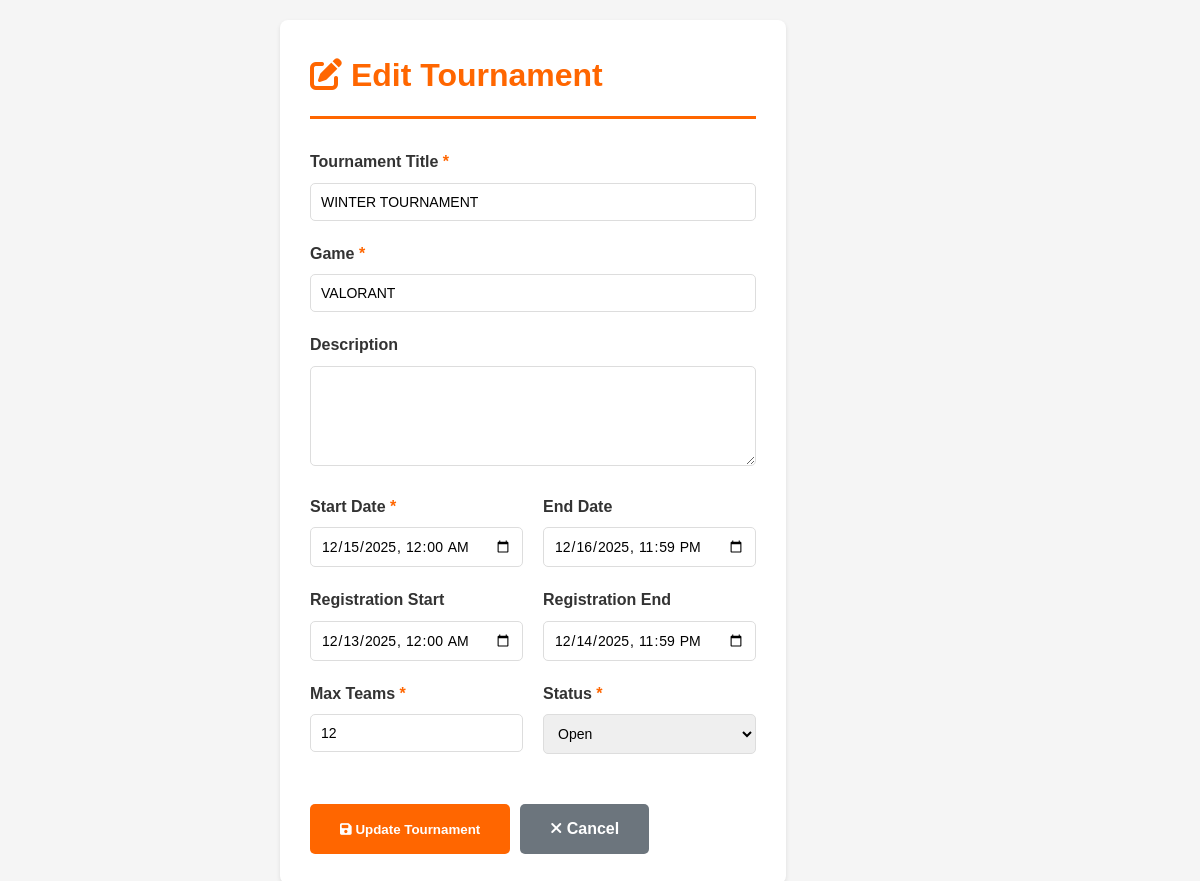
/TOURNAMENT/admin/edit_tournament.php?id=24 (signed in), run on the app's committed database.
### tables this page shows
CREATE TABLE `tournaments` (
  `tournament_id` int(11) NOT NULL,
  `organizer_id` int(11) NOT NULL,
  `title` varchar(255) NOT NULL,
  `description` varchar(500) DEFAULT NULL,
  `start_date` datetime NOT NULL,
  `end_date` datetime DEFAULT NULL,
  `reg_start_date` datetime DEFAULT NULL,
  `reg_end_date` datetime DEFAULT NULL,
  `max_teams` int(11) NOT NULL,
  `status` enum('open','completed','cancelled') DEFAULT 'open',
  `game` varchar(100) NOT NULL
);

### TOURNAMENT/admin/edit_tournament.php (the view, shortened to what this page needs)
<?php
require_once __DIR__ . '/../backend/db.php';
$tournament_id = isset($_GET['id']) ? intval($_GET['id']) : 0;
try {
    $query = "SELECT * FROM tournaments WHERE tournament_id = ?";
    $stmt = $conn->prepare($query);
    $stmt->execute([$tournament_id]);
    $tournament = $stmt->fetch(PDO::FETCH_ASSOC);
} catch (PDOException $e) {
    die("Database error: " . htmlspecialchars($e->getMessage()));
}
?>
<!DOCTYPE html>
<html lang="en">
<head>
    <link rel="stylesheet" href="../assets/css/common.css">
    <link rel="stylesheet" href="../assets/css/admin_sidebar.css">
    <link rel="stylesheet" href="https://cdnjs.cloudflare.com/ajax/libs/font-awesome/6.4.0/css/all.min.css">
</head>
<body>
    <div class="container">
        <h1><i class="fa fa-edit"></i> Edit Tournament</h1>
        <form method="POST" action="">
            <div class="form-group">
                <label for="title">Tournament Title <span class="required">*</span></label>
                <input type="text" id="title" name="title" value="<?php echo htmlspecialchars($tournament['title']); ?>" required>
            </div>
            <div class="form-group">
                <label for="game">Game <span class="required">*</span></label>
                <input type="text" id="game" name="game" value="<?php echo htmlspecialchars($tournament['game']); ?>" required>
            </div>
            <div class="form-group">
                <label for="description">Description</label>
                <textarea id="description" name="description"><?php echo htmlspecialchars($tournament['description']); ?></textarea>
            </div>
            <div class="form-row">
                <div class="form-group">
                    <label for="start_date">Start Date <span class="required">*</span></label>
                    <input type="datetime-local" id="start_date" name="start_date" value="<?php echo date('Y-m-d\TH:i', strtotime($tournament['start_date'])); ?>" required>
                </div>
                <div class="form-group">
                    <label for="end_date">End Date</label>
                    <input type="datetime-local" id="end_date" name="end_date" value="<?php echo $tournament['end_date'] ? date('Y-m-d\TH:i', strtotime($tournament['end_date'])) : ''; ?>">
                </div>
            </div>
            <div class="form-row">
                <div class="form-group">
                    <label for="reg_start_date">Registration Start</label>
                    <input type="datetime-local" id="reg_start_date" name="reg_start_date" value="<?php echo $tournament['reg_start_date'] ? date('Y-m-d\TH:i', strtotime($tournament['reg_start_date'])) : ''; ?>">
                </div>
                <div class="form-group">
                    <label for="reg_end_date">Registration End</label>
                    <input type="datetime-local" id="reg_end_date" name="reg_end_date" value="<?php echo $tournament['reg_end_date'] ? date('Y-m-d\TH:i', strtotime($tournament['reg_end_date'])) : ''; ?>">
                </div>
            </div>
            <div class="form-row">
                <div class="form-group">
                    <label for="max_teams">Max Teams <span class="required">*</span></label>
                    <input type="number" id="max_teams" name="max_teams" value="<?php echo $tournament['max_teams']; ?>" min="2" required>
                </div>
                <div class="form-group">
                    <label for="status">Status <span class="required">*</span></label>
                    <select id="status" name="status" required>
                        <option value="open" <?php echo $tournament['status'] === 'open' ? 'selected' : ''; ?>>Open</option>
                    </select>
                </div>
            </div>
            <div class="btn-group">
                <button type="submit" class="btn btn-primary">
                    <i class="fa fa-save"></i> Update Tournament
                </button>
                <a href="tournaments.php" class="btn btn-secondary">
                    <i class="fa fa-times"></i> Cancel
                </a>
            </div>
        </form>
    </div>
</body>
</html>

### TOURNAMENT/assets/css/common.css (style rules this page uses)
:root { --bg-main: #FFFFFF; --bg-secondary: #F5F5F5; --bg-card: #FFFFFF; --text-main: #1A1A1A; --text-secondary: #555555; --text-muted: #555555; --accent: #FF5E00; --accent-hover: #FF7B33; --border: #E0E0E0; --border-color: #E0E0E0; --highlight-cyan: #00FFFF; --shadow: rgba(0, 0, 0, 0.1); --shadow-lg: rgba(0, 0, 0, 0.2); }
* { margin: 0; padding: 0; box-sizing: border-box; font-family: "Poppins", sans-serif; }
html { scroll-behavior: smooth; scroll-padding-top: 80px; }
body { background-color: var(--bg-main); color: var(--text-main); line-height: 1.6; transition: background-color 0.4s, color 0.4s; min-height: 100vh; display: flex; flex-direction: column; overflow-x: hidden; }
.btn, .cta-btn { background-color: var(--accent); color: #fff; border: none; border-radius: 6px; padding: 10px 18px; font-weight: 600; cursor: pointer; text-decoration: none; transition: background 0.3s, box-shadow 0.3s; }
.player-content, .main-content, .container, .tournament-section, .contact-section { margin-left: 260px !important; padding: 20px; }

### TOURNAMENT/admin/edit_tournament.php (style rules this page uses)
* { margin: 0; padding: 0; box-sizing: border-box; }
body { font-family: Arial, sans-serif; background-color: #f5f5f5; padding: 20px; }
.container { max-width: 900px; margin: 0 auto; background: white; padding: 30px; border-radius: 8px; box-shadow: 0 2px 4px rgba(0,0,0,0.1); }
h1 { color: #ff6600; margin-bottom: 30px; padding-bottom: 15px; border-bottom: 3px solid #ff6600; }
.form-group { margin-bottom: 20px; }
.form-group label { display: block; font-weight: bold; margin-bottom: 8px; color: #333; }
.form-group input, .form-group select, .form-group textarea { width: 100%; padding: 10px; border: 1px solid #ddd; border-radius: 5px; font-size: 14px; font-family: Arial, sans-serif; }
.form-group textarea { min-height: 100px; resize: vertical; }
.form-row { display: grid; grid-template-columns: repeat(2, 1fr); gap: 20px; }
.btn-group { display: flex; gap: 10px; margin-top: 30px; }
.btn { padding: 12px 30px; border: none; border-radius: 5px; font-weight: bold; cursor: pointer; text-decoration: none; display: inline-block; transition: all 0.3s; }
.btn-primary { background-color: #ff6600; color: white; }
.btn-secondary { background-color: #6c757d; color: white; }
.required { color: #ff6600; }

### data on the page
tournaments: title "WINTER TOURNAMENT", game "VALORANT", start_date "12/15/2025 00:00", end_date "12/16/2025 23:59", reg_start_date "12/13/2025 00:00", reg_end_date "12/14/2025 23:59", max_teams "12", status "Open"
